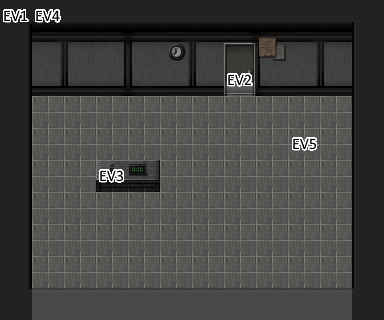

This game map was drawn from its Tiled (.tmx) file and the tilesets committed beside it. A one-line description and the trimmed map source follow:
An orthogonal 12x10 tile map with 32x32 px tiles, 6 tile layers (bg1, bg2, fg1, fg2, ...), 13 tilesets.

<map version="1.0" tiledversion="1.0.1" orientation="orthogonal" renderorder="right-down" width="12" height="10" tilewidth="32" tileheight="32" nextobjectid="1">
 <tileset firstgid="1" name="type" tilewidth="32" tileheight="32" tilecount="2" columns="2">
  <image source="typetilseset.png" width="64" height="32" />
  <tile id="0">
   <properties>
    <property name="type" type="int" value="1" />
   </properties>
  </tile>
  <tile id="1">
   <properties>
    <property name="type" type="int" value="2" />
   </properties>
  </tile>
 </tileset>
 <tileset firstgid="3" name="info" tilewidth="32" tileheight="32" tilecount="20" columns="10">
  <image source="infotileset.png" width="320" height="64" />
  <tile id="0">
   <properties>
    <property name="event">STOP OFF
FILTER 0 0 0 1 0
MVPLAYER 7 7
FILTER OFF
PAUSE 0.5</property>
   </properties>
  </tile>
  <tile id="1">
   <properties>
    <property name="event">SOUND "door" P
MAPR 0 -1 1 "doors2" 48
MAPR 0 0 1 "doors2" 60
FILTER 0 0 0 1
PAUSE 0.5
SOUND OFF
MAPR 0 -1 1 "doors2" 0
MAPR 0 0 1 "doors2" 12
CHGMAP "example_2"
</property>
   </properties>
  </tile>
  <tile id="2">
   <properties>
    <property name="event">DIALOG "Composer quel numéro ?" NUM "Au hasard" "18" "3630" "Raccrocher"
IF NUM == 1
   SAY "'Allo ?'"
   FILTER 0 0 0 0.5 0.1
   SHAKE 0.001
   SAY "..."
   SHAKE 0.0
   FILTER OFF 0.1
   SAY "Il n'y a personne..."
END
IF NUM == 2
   SAY "'Allo ?'"
   FILTER 0 0 0 0.5 0.1
   SAY "*musique des pompiers*"
   FILTER OFF 0.1
   SAY "Ca ne s'arrête pas..."
END
IF NUM == 3
   SAY "'Allo père nöel ?'"
   FILTER 0 0 0 0.5 0.1
   SAY "Le père nöel n'existe pas !"
   FILTER OFF 0.1
   SAY "Il a raccroché !"
END
SAY "Vous raccrochez le téléphone"</property>
   </properties>
  </tile>
  <tile id="3">
   <properties>
    <property name="event">FILTER 0 0 0 1 0
MVPLAYER 7 3
SOUND "door" P
FILTER OFF
PAUSE 0.5</property>
   </properties>
  </tile>
  <tile id="4">
   <properties>
    <property name="event">SAY "Hello !"
RANDOM DIR 1 4
IF DIR == 1
   NPCFACE "npc1" WEST
END
IF DIR == 2
   NPCFACE "npc1" EAST
END
IF DIR == 3
   NPCFACE "npc1" NORTH
END
IF DIR == 4
   NPCFACE "npc1" SOUTH
END
NPCWALK "npc1" ON
WAIT 0.2
NPCWALK "npc1" OFF
 NPCFACE "npc1" SOUTH
</property>
    <property name="npc" value="npc1" />
    <property name="tileset" value="cool_guy" />
   </properties>
  </tile>
  <tile id="5">
   <properties>
    <property name="event" value="" />
   </properties>
  </tile>
  <tile id="6">
   <properties>
    <property name="event" value="" />
   </properties>
  </tile>
  <tile id="7">
   <properties>
    <property name="event" value="" />
   </properties>
  </tile>
  <tile id="8">
   <properties>
    <property name="event" value="" />
   </properties>
  </tile>
  <tile id="9">
   <properties>
    <property name="event" value="" />
   </properties>
  </tile>
  <tile id="10">
   <properties>
    <property name="npc" value="" />
   </properties>
  </tile>
  <tile id="11">
   <properties>
    <property name="npc" value="" />
   </properties>
  </tile>
  <tile id="12">
   <properties>
    <property name="npc" value="" />
   </properties>
  </tile>
  <tile id="13">
   <properties>
    <property name="npc" value="" />
   </properties>
  </tile>
  <tile id="14">
   <properties>
    <property name="npc" value="" />
   </properties>
  </tile>
  <tile id="15">
   <properties>
    <property name="npc" value="" />
   </properties>
  </tile>
  <tile id="16">
   <properties>
    <property name="npc" value="" />
   </properties>
  </tile>
  <tile id="17">
   <properties>
    <property name="npc" value="" />
   </properties>
  </tile>
  <tile id="18">
   <properties>
    <property name="npc" value="" />
   </properties>
  </tile>
  <tile id="19">
   <properties>
    <property name="npc" value="" />
   </properties>
  </tile>
 </tileset>
 <tileset firstgid="23" name="Futuristic_A3_2" tilewidth="32" tileheight="32" tilecount="512" columns="32">
  <image source="../tilesets/Futuristic_A3_2.png" width="1024" height="512" />
 </tileset>
 <tileset firstgid="535" name="doors2" tilewidth="32" tileheight="32" tilecount="192" columns="12">
  <image source="../tilesets/doors2.png" width="384" height="512" />
 </tileset>
 <tileset firstgid="727" name="future-joy-tilee" tilewidth="32" tileheight="32" tilecount="256" columns="16">
  <image source="../tilesets/future-joy-tilee.png" width="512" height="512" />
 </tileset>
 <tileset firstgid="983" name="Futuristic_A1_2" tilewidth="32" tileheight="32" tilecount="768" columns="32">
  <image source="../tilesets/Futuristic_A1_2.png" width="1024" height="768" />
 </tileset>
 <tileset firstgid="1751" name="Futuristic_A2_2" tilewidth="32" tileheight="32" tilecount="768" columns="32">
  <image source="../tilesets/Futuristic_A2_2.png" width="1024" height="768" />
 </tileset>
 <tileset firstgid="2519" name="Futuristic_A4_2" tilewidth="32" tileheight="32" tilecount="960" columns="32">
  <image source="../tilesets/Futuristic_A4_2.png" width="1024" height="960" />
 </tileset>
 <tileset firstgid="3479" name="Futuristic_A5" tilewidth="32" tileheight="32" tilecount="128" columns="8">
  <image source="../tilesets/Futuristic_A5.png" width="256" height="512" />
 </tileset>
 <tileset firstgid="3607" name="Futuristic_TileB" tilewidth="32" tileheight="32" tilecount="256" columns="16">
  <image source="../tilesets/Futuristic_TileB.png" width="512" height="512" />
 </tileset>
 <tileset firstgid="3863" name="Futuristic_TileC" tilewidth="32" tileheight="32" tilecount="256" columns="16">
  <image source="../tilesets/Futuristic_TileC.png" width="512" height="512" />
 </tileset>
 <tileset firstgid="4119" name="Futuristic_TileD" tilewidth="32" tileheight="32" tilecount="256" columns="16">
  <image source="../tilesets/Futuristic_TileD.png" width="512" height="512" />
 </tileset>
 <tileset firstgid="4375" name="Futuristic_TileE" tilewidth="32" tileheight="32" tilecount="256" columns="16">
  <image source="../tilesets/Futuristic_TileE.png" width="512" height="512" />
 </tileset>
 <layer name="bg1" width="12" height="10">
  <data>[120 cells, 120 non-empty, 19 distinct tile ids]</data>
 </layer>
 <layer name="bg2" width="12" height="10">
  <data>[120 cells, 6 non-empty, 6 distinct tile ids]</data>
 </layer>
 <layer name="fg1" width="12" height="10">
  <data>[120 cells, 2 non-empty, 2 distinct tile ids]</data>
 </layer>
 <layer name="fg2" width="12" height="10">
  <data>[120 cells, 0 non-empty, 0 distinct tile ids]</data>
 </layer>
 <layer name="type" width="12" height="10" opacity="0.46">
  <data>[120 cells, 120 non-empty, 2 distinct tile ids]</data>
 </layer>
 <layer name="info" width="12" height="10">
  <data>[120 cells, 5 non-empty, 5 distinct tile ids]</data>
 </layer>
</map>
